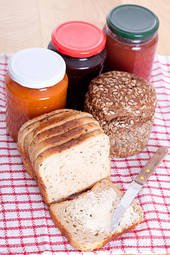
#> input picture dataset/dataset/images/1074.jpg, 170 x 255 px, found by its file name; its folder holds only this picture in this run
$ python watermark_generator.py
#> lines starting #> are read from the running program, lines starting #| are printed output that depends on the picture
import cv2
from PIL import Image, ImageDraw, ImageFont
import random
import math
import numpy as np
import os

def create_watermark(image, text, x, y, font_size=12, alpha=100):

    image = image.convert("RGBA")

    txt = Image.new('RGBA', image.size, (255,255,255,0))

    font = ImageFont.truetype("raleway/Raleway-Black.ttf", font_size)
    d = ImageDraw.Draw(txt)

    d.text((x, y, 0), "This text should be 5 lpha", fill=(0, 0, 0, alpha), font=font)
    combined = Image.alpha_composite(image, txt)

    return combined


def create_watermark_net(image, text):
    PT2PX = 1.33
    width, height = image.size

    font_size = random.randint(10,15)

    image = image.convert("RGBA")
    txt = Image.new('RGBA', image.size, (255,255,255,0))
    font = ImageFont.truetype("raleway/Raleway-Black.ttf", font_size)
    d = ImageDraw.Draw(txt)

    min = math.ceil(len(text)*font_size*PT2PX)
    max = int(1.2*min)

    x_spread = random.randint(min, max)
    y_spread = random.randint(min, max)/2

    row = 0
    margin = 0
    alpha = random.randint(150, 255)
    x, y = 5, 5
    while y < height:
        while x < width:
            margin = (row % 2) * x_spread/2

            d.text((margin+x, y, 0), text, fill=(0, 0, 0, alpha), font=font)
            x += x_spread
        x = 5
        y += y_spread
        row += 1

    image = Image.alpha_composite(image, txt)
    return image

def generate_random_text():

    # Get set of characters -> 1..9 + a..b + A..B
    ascii_subset = np.concatenate((np.arange(48,57), np.arange(65,90), np.arange(97,122)))

    text = ""
    for _ in range(random.randint(5,15)):
        text += chr(ascii_subset[random.randint(0, len(ascii_subset)-1)])

    return text

def generate_dataset(dir_dataset):
#> called with dir_dataset = 'dataset/images'
    ext = (".jpg", ".png")

    parent_dir = os.path.dirname(dir_dataset)

    if not os.path.exists(os.path.join(parent_dir, "labeled")):
        os.mkdir(os.path.join(parent_dir, "labeled"))


    for file in os.listdir(dir_dataset):
        if file.endswith(ext):
            img = Image.open(os.path.join(dir_dataset,file))
#> img is the input picture: PIL image 170x255 RGB; mean R, G, B 205.7, 163.1, 159.4
            img = create_watermark_net(img, generate_random_text())
#> after the loop in create_watermark_net, `while y < height:`: row = 3; y = 302
#> in create_watermark_net, `image = Image.alpha_composite(image, txt)`:
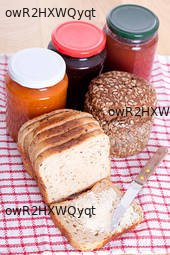
#> image: PIL image 170x255 RGBA; mean R, G, B, A 202.4, 160.3, 156.7, 255
            img = img.convert('RGB')

            save_path = os.path.join(os.path.dirname(dir_dataset), "labeled/"+file)
            img.save(save_path)
        else:
            continue


if __name__ == "__main__":

    # Some parameters
    # input_dir
    # output_dir

    generate_dataset("dataset/images")

    pass

$ run again, on dataset/dataset/images/462.jpg
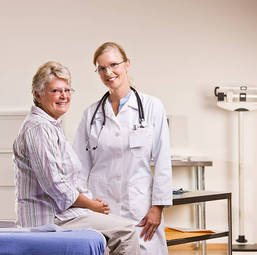
#> input picture dataset/dataset/images/462.jpg, 257 x 255 px, found by its file name
#> in generate_dataset, img is the input picture: PIL image 257x255 RGB; mean R, G, B 204.5, 188.3, 186.1
#> after the loop in create_watermark_net, `while y < height:`: row = 3; y = 302
#> in create_watermark_net, `image = Image.alpha_composite(image, txt)`:
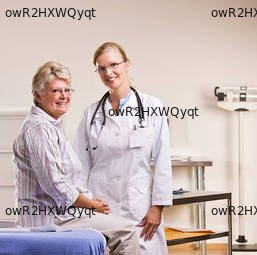
#> image: PIL image 257x255 RGBA; mean R, G, B, A 201.6, 185.6, 183.5, 255

$ run again, on dataset/dataset/images/5163.jpg
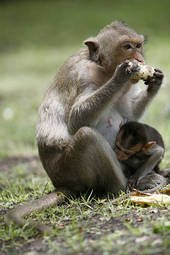
#> input picture dataset/dataset/images/5163.jpg, 170 x 255 px, found by its file name
#> in generate_dataset, img is the input picture: PIL image 170x255 RGB; mean R, G, B 121.8, 122.2, 96.7
#> after the loop in create_watermark_net, `while y < height:`: row = 3; y = 302
#> in create_watermark_net, `image = Image.alpha_composite(image, txt)`:
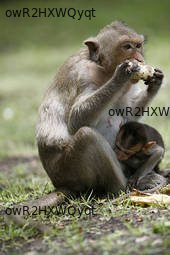
#> image: PIL image 170x255 RGBA; mean R, G, B, A 120.1, 120.5, 95.4, 255

$ run again, on dataset/dataset/images/282.jpg
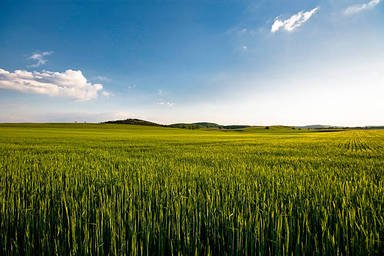
#> input picture dataset/dataset/images/282.jpg, 384 x 256 px, found by its file name
#> in generate_dataset, img is the input picture: PIL image 384x256 RGB; mean R, G, B 109.9, 128.1, 107.5
#> after the loop in create_watermark_net, `while y < height:`: row = 3; y = 302
#> in create_watermark_net, `image = Image.alpha_composite(image, txt)`:
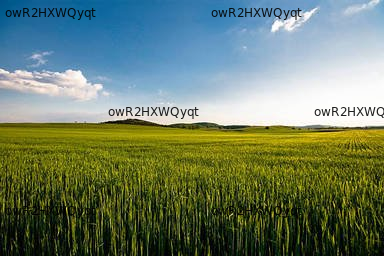
#> image: PIL image 384x256 RGBA; mean R, G, B, A 108.3, 126.2, 105.6, 255
